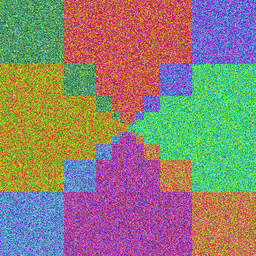
#> input picture images/Scales1.png, 256 x 256 px, shrunk from 512 x 512 before the run
$ jupyter execute euler_error.ipynb
#> lines starting #> are read from the running program, lines starting #| are printed output that depends on the picture; after the words box and inside, x2 and y2 are one past the last pixel; in counts of white or black regions, pixels touching at a corner belong together
### laf.py
import numpy as np
import scipy.sparse as sp

class LinearAssignmentFlow:
    def __init__(self, img: np.ndarray, prototypes: np.ndarray):
        """Implementation of the Linear Assignment Flow by Zeilmann et al.
        :param img: Image of shape (x, y, 3)
        :param prototypes: Labels of shape (z, 3)
        """
        self.img = img
        self.shape = img.shape
#> self.shape = (256, 256, 3)
        self.prototypes = prototypes
        self.A = None
        self.b = None

    def _produceB(self):
        """Produces the source term b in Ax+b. Contains the image data."""
        D = self.img.reshape((-1, 3, 1))
        D = D - self.prototypes.T
        D = - np.sqrt((D ** 2).sum(axis=1))
        return (D - D.mean()).reshape(-1, 1)

    def __produceA(self):
        """Produces the ODE Matrix A in Ax+b. Represents the Pixels neighborhood."""
        i1 = self.shape[0]
#> i1 = 256
        i2 = self.shape[1]
#> i2 = 256

        j = len(self.prototypes)

        # la.circulant works too but slower for bigger values
        offdi = sp.eye(i1) + sp.eye(i1, k=-1) + sp.eye(i1, k=1) + \
                sp.eye(i1, k=i1 - 1) + sp.eye(i1, k=-(i1 - 1))
        offdi2 = sp.eye(i2) + sp.eye(i2, k=-1) + sp.eye(i2, k=1) + \
                 sp.eye(i2, k=i2 - 1) + sp.eye(i2, k=-(i2 - 1))

        A = (1 / 9) * sp.kron(offdi, offdi2)
        I = sp.eye(j, j)
        A = sp.kron(A, I)

        return A

    def __call__(self):
        """Compute LAF components for specified parameters
        :return: ODE Matrix (A) and source term (b)
        """
        b = self._produceB()
        A = self.__produceA()
        return A, b

### krylov.py
from time import time
import numpy as np
from tqdm import tqdm
import scipy.sparse as sp
from scipy.linalg import expm
from typing import Tuple, List


class Krylov:
    def __init__(self, A: np.ndarray, b: np.ndarray, img_dim: Tuple[int]):
        """ Krylov Subspace Integration
        :param A: ODE Matrix
        :param b: Source term of the ODE (Ax + b)
        """
        self.A = A
        self.b = b
        self.img_dim = img_dim
        self.calls = []

    def _lanczos(self, m: int):
        """Lanczos iteration, optimized for symmetric matrices
        :param m: Krylov subspace dimension
        """
#> called with m = 100
        V = np.zeros((len(self.b), m))  # len + assert
        H = np.zeros((m, m))
        v = self.b / np.linalg.norm(self.b)
        V[:, [0]] = v
        w = self.A @ v
        t_o = v.T @ w  # t_o -> diagonal entries, t_od -> offdiagonal
#> t_o = [0.787]
        H[[0], [0]] = t_o
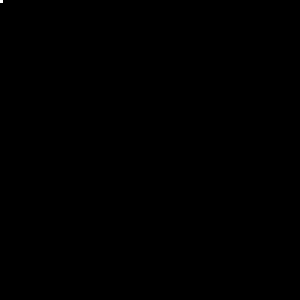
#> H: shape (100, 100) float64 (shown 3 times larger); values 0 (black) and 0.787 (white), 0.01% white in thin lines or dots, all inside (x1, y1, x2, y2) = (0, 0, 1, 1)
        w = w - t_o * v
        for j in tqdm(range(1, m)):
            t_od = np.linalg.norm(w)
            H[j, j - 1] = H[j - 1, j] = t_od
            v = w / t_od
            V[:, [j]] = v
            w = self.A @ v
            t_o = v.T @ w
            H[j, j] = t_o
            w = w - t_o * v - t_od * V[:, [j - 1]]
#> this loop made 99 passes
#> (t_od, t_o) on passes 1 to 12: (0.393, [0.172]), (0.225, [0.217]), (0.336, [0.286]), (0.324, [0.35]), (0.329, [0.32]), (0.342, [0.329]), (0.33, [0.343]), (0.334, [0.326]), (0.337, [0.33]), (0.331, [0.336]), (0.333, [0.329]), (0.335, [0.333])
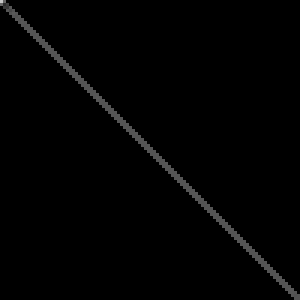
#> H: shape (100, 100) float64 (shown 3 times larger); 2.97% of pixels changed, all inside (x1, y1, x2, y2) = (0, 0, 100, 100)
        h_err = np.linalg.norm(w)
#> h_err = 0.33
        v_err = w / h_err
        return V, H, h_err, v_err

    def _augment_H(self, H: np.ndarray, p: int):
        """Augments H such that we can easily compute phi_q(H) for all q <= p"""
        m = H.shape[0]
        H_ = np.zeros((m + p, m + p))
        H_[:m, :m] = H
        H_[0, m] = 1
        for k in range(p - 1):
            H_[m + k, m + 1 + k] = 1
        return H_

    def __call__(self, x0: np.ndarray, m: int, distances: List[float], err_correction: bool = True, err_approx: int = 0,
                 save_calls: bool = True, labels_out: bool = False):
        """ Forward Step
        :param x0: initial value
        :param m: Krylov subspace dimension
        :param distances: List of distances that should be integrated up to
        :param err_correction: should output be corrected by first error term
        :param err_approx: number of error terms to approximate up to (0...)
        :param save_calls: save parameters, results, ... in a dict for every call
        :param labels_out: only return indices of the largest valued labels
        :return: List of flattened images for all distances
        """
        t0 = time()
        V, H, h_err, v_err = self._lanczos(m)  # orthonormalization
#> h_err = 0.33

        results = []
        approx_list = []
        err_approx += err_correction  # increase by one if true
        for t in distances:  # start a new run for every distance
            p = err_approx + 1  # basic -> p=1, corrected -> p=2, +1 for every error approximation
            Ht = H * t  # evaluate at time t
            Ht_ = self._augment_H(Ht, p)
            phi_H = expm(Ht_)
            phi_e = phi_H[0:m, [-p]]  # last col yields phi_p(H)*e_1

            beta = np.linalg.norm(self.b)
            img = t * (V @ phi_e) * beta
            if np.count_nonzero(x0) != 0:
                phi_0_e = phi_H[0:m, [1]]
                img += (V @ phi_0_e) * np.linalg.norm(x0)
            if err_correction:  # correct image
                phi = phi_H[m-1, -err_approx]
                err = t * t * beta * h_err * phi * v_err
                img += err

            approx = None
            if err_approx > 0:
                if not err_correction:  # in first step no additional A is needed
                    phi = phi_H[m-1, -err_approx]
                    error = beta * h_err * t * t * phi * v_err
                    approx = [error.copy()]
                else:  # an additional A multiplication is needed -> do that in loop
                    error = np.zeros_like(v_err)
                    approx = []
                if err_approx > 1:
                    A_ = self.A
                    for i in range(3, 2 + err_approx):
                        phi = phi_H[m-1, -err_approx + i - 2]
                        error += beta * h_err * (t ** i) * phi * (A_ @ v_err)
                        approx.append(error.copy())
                        if i != (err_approx + 1): # not needed in last step
                            A_ = A_ @ self.A
                    approx = np.linalg.norm(approx, axis=1).squeeze()
            # img = img.reshape(self.img_dim[:2] + (-1,))
            if labels_out:
                img = np.argmax(img, axis=2)
            results.append(img)
            if save_calls:
                approx_list.append(approx)
#> this loop made 4 passes
#> pass 1, in __call__, `phi_H = expm(Ht_)`:
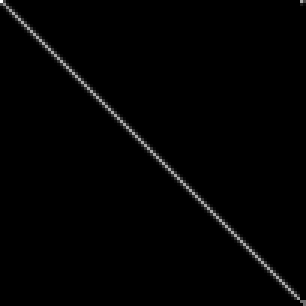
#> phi_H: shape (102, 102) float64 (shown 3 times larger); min 0, max 2.34, mean 0.0265; drawn with min black and max white
#> pass 2, in __call__, `Ht = H * t`:
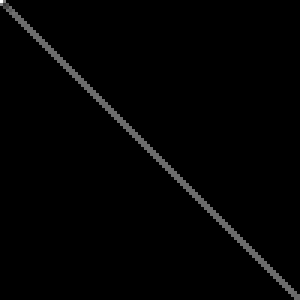
#> Ht: shape (100, 100) float64 (shown 3 times larger); min 0, max 1.57, mean 0.0199; drawn with min black and max white
#> after the loop, approx_list = [[], [], [], []]; results = 4 items

        if save_calls:
            call = {
                'x0': x0,
                'm': m,
                'distances': distances,
                'results': results,
                'approx': approx_list,
                'times': np.asarray([time() - t0])
            }
            self.calls.append(call)

        return results

### euler.py
from time import time
import numpy as np
from tqdm import tqdm


class Euler:
    def __init__(self, A: np.ndarray, b: np.ndarray):
        """ Explicit Euler Integration
        :param A: ODE Matrix
        :param b: Source term of the ODE (Ax + b)
        """
        self.A = A
        self.b = b
        self.calls = []

    def __call__(self, x0: np.ndarray, dt: float, distances: float, *args, **kwargs):
        """ Forward Step
        :param x0: initial value
        :param dt: stepsize
        :param distances: List of distances that should be integrated up to
        :return:
        """

        x = x0
        distance = np.atleast_1d(distances)
        n_steps = np.ceil(distance / dt).astype(int)
        if isinstance(n_steps, np.ndarray):
            checkpoints = np.hstack((n_steps[0], np.diff(n_steps)))
        else:
            checkpoints = [n_steps]

        results = []
        times = []
        with tqdm(total=n_steps[-1]) as pbar:
            t0 = time()
            for n in checkpoints:
                for i in range(n):
                    x = x + (self.A @ x + self.b) * dt
                    pbar.update()
                results.append(x)
                times.append(time() - t0)

        results = np.hstack(results)
        call = {
            'x0': x0,
            'dt': dt,
            'distance': distance,
            'results': results,
            'times': np.asarray(times)
        }
        self.calls.append(call)

        return results

### experiments/euler_error.ipynb
[cell 1]
from euler import Euler
from krylov import Krylov
from laf import LinearAssignmentFlow

import numpy as np
from skimage import img_as_float
from skimage.io import imread
from skimage.transform import resize
import matplotlib.pyplot as plt

### Setup

[cell 2]
img = img_as_float(imread("../images/Scales1.png"))

# ground truth labels
labels = np.asarray(
    [[0.203, 0.656, 0.324],  # darkgreen
    [0.891, 0.043, 0.0],  # red
    [0.258, 0.188, 0.953],  # dark blue
    [0.98, 0.848, 0.02],  # yellow
    [0.082, 0.973, 0.375],  # lightgreen
    [0.258, 0.52, 0.953],  # light blue
    [0.902, 0.227, 0.867],  # violet
    [0.914, 0.484, 0.141]]  # brown
)

# LAF
laf = LinearAssignmentFlow(img, labels)
A, b = laf()
x0 = np.zeros(b.shape)

### Parameters

[cell 3]
stepsizes = [0.03125, 0.0625, 0.125, 0.25, 0.5, 1]
distances = [1, 2, 4, 8]

### Experiment

[cell 4]
# ground truth
krylov = Krylov(A, b, img.shape)
gt_results = krylov(x0, 100, distances)
#> gt_results = 4 items
gt_results = np.hstack(gt_results)

euler = Euler(A, b)
euler_results = []
for stepsize in stepsizes:
    results = euler(x0, stepsize, distances)
    euler_results.append(results)
#> after the loop, euler_results = 6 items

euler_results = np.stack(euler_results)

error = np.linalg.norm(euler_results - gt_results, axis=1)
#> error = [[6.58, 35.22, 507, 52972.2], [12.82, 68.06, 965.8, 98120.8], [24.34, 127.5, 1761.9, 170182.4], [44.25, 226.3, 2987.5, 265539.3], [74.99, 369.2, 4545.2, 359534.9], [115.4, 539.2, 6067.8, 422080.1]]

### Visualization

[cell 5]
for i in range(len(distances)):
    plt.loglog(stepsizes, error[:, i], label=fr"$t$ = {distances[i]}")
    plt.scatter(stepsizes, error[:, i])
plt.xticks(stepsizes, rotation=35)
plt.xlabel("stepsize h (log)")
plt.ylabel("||error|| (log)")
plt.legend()
plt.show()
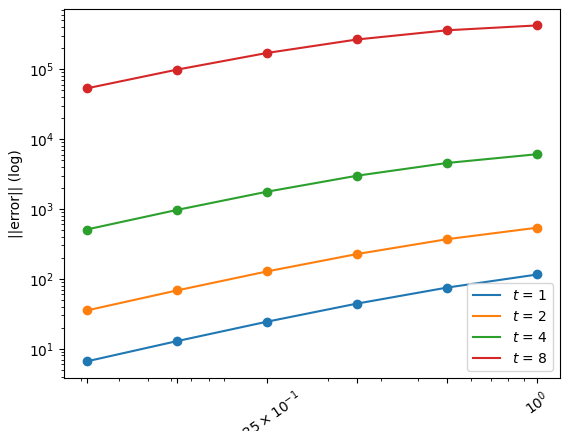
#> figure drawn by matplotlib, 1 panel
